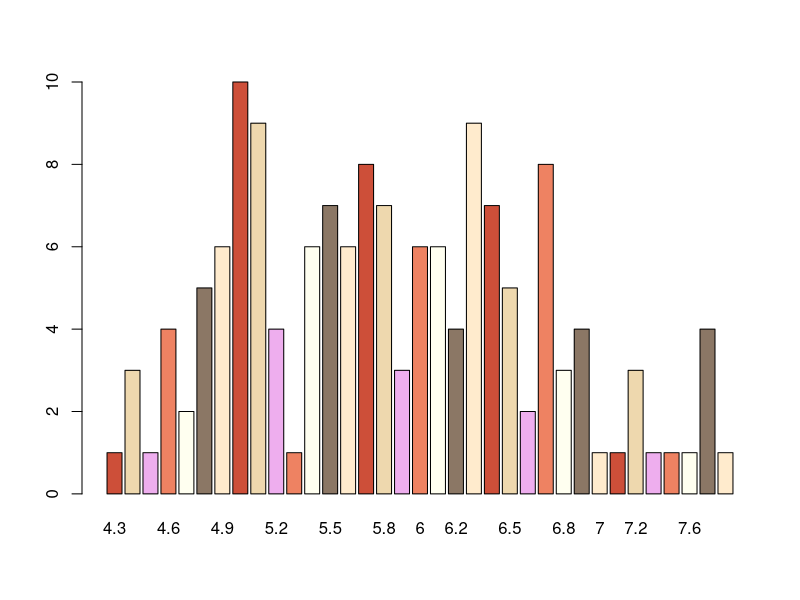
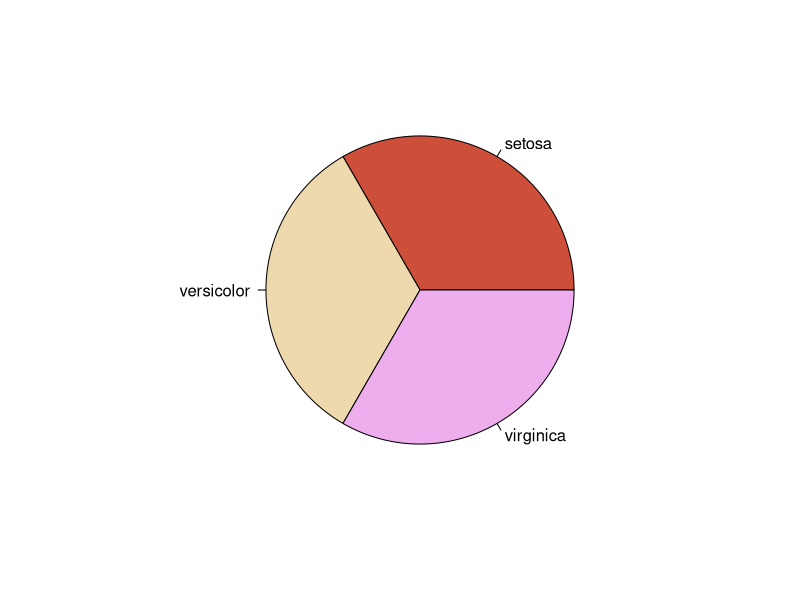
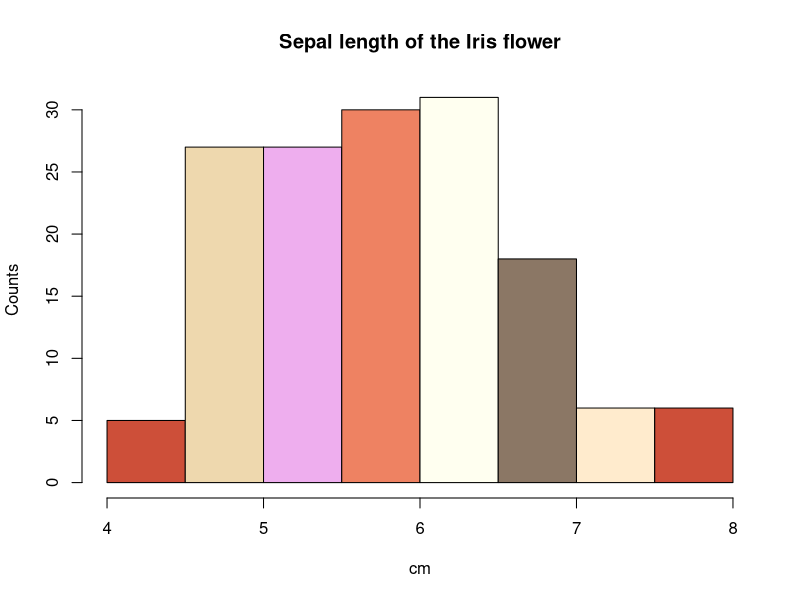
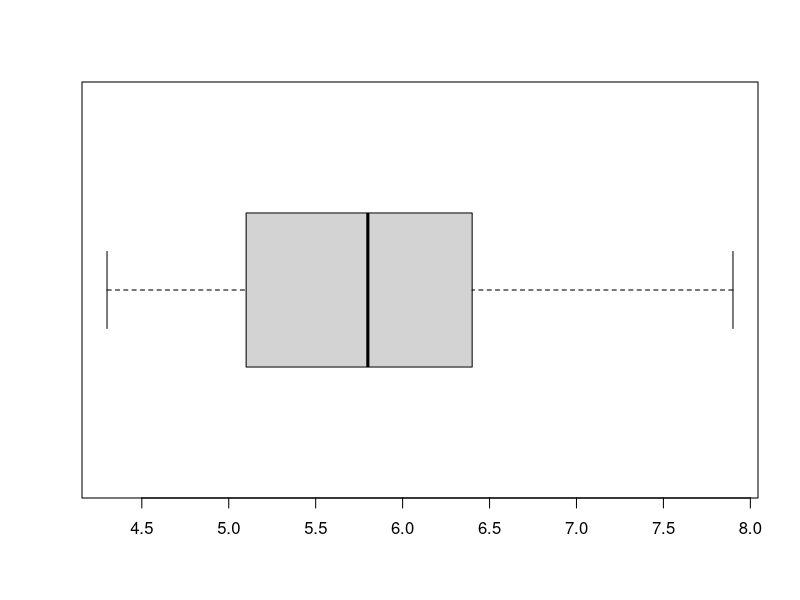

Reproduce these figures in R, in order.
#############################
# 10.0 Create your style    # 
#############################

# Check colors()
colors()
my.color <-  c("tomato3" ,"wheat2","plum2", "salmon2" ,"ivory", "peachpuff4"
                ,"blanchedalmond") 

#############################
# 10.1 Bars and Pie Plots   # 
#############################

data <- iris

# colored bars and pies
barplot(table(data$Sepal.Length), col = my.color)
pie(table(data$Species),col = my.color)

# colored and labeled historgram
hist(iris$Sepal.Length,    # apply the hist function 
          col=my.color,     # set the color palette 
          main="Sepal length of the Iris flower", # the main title 
          xlab="cm",
          ylab ="Counts" )       # x-axis label 


#############################
# 10.2 Boxplots              #      
#############################

summary(data$Sepal.Length)
boxplot(data$Sepal.Length, horizontal = TRUE)
